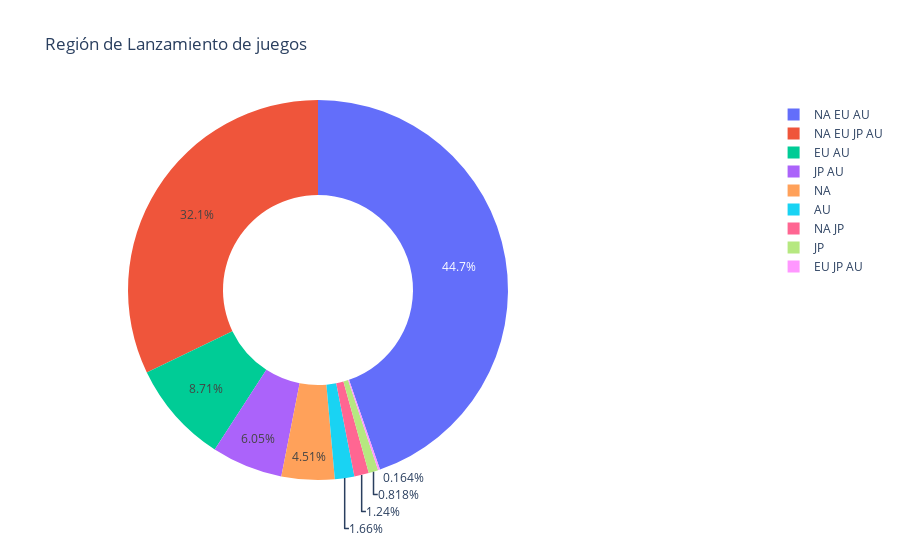

Here is the notebook cell this chart was saved with:
### Code cell
tarta_Comp(df)

### Figure 1 — Plotly figure (JSON) as saved in the notebook; plotly's stock layout.template omitted (floating-point values rounded to 4 significant figures)
{"data": [{"domain": {"x": [0, 0.7]}, "hole": 0.5, "hoverinfo": "label+value", "labels": ["NA EU AU", "NA EU JP AU", "EU AU", "JP AU", "NA", "AU", "NA JP", "JP", "EU JP AU"], "name": "", "type": "pie", "values": [1914, 1376, 373, 259, 193, 71, 53, 35, 7]}], "layout": {"title": {"text": "Región de Lanzamiento de juegos"}}}
